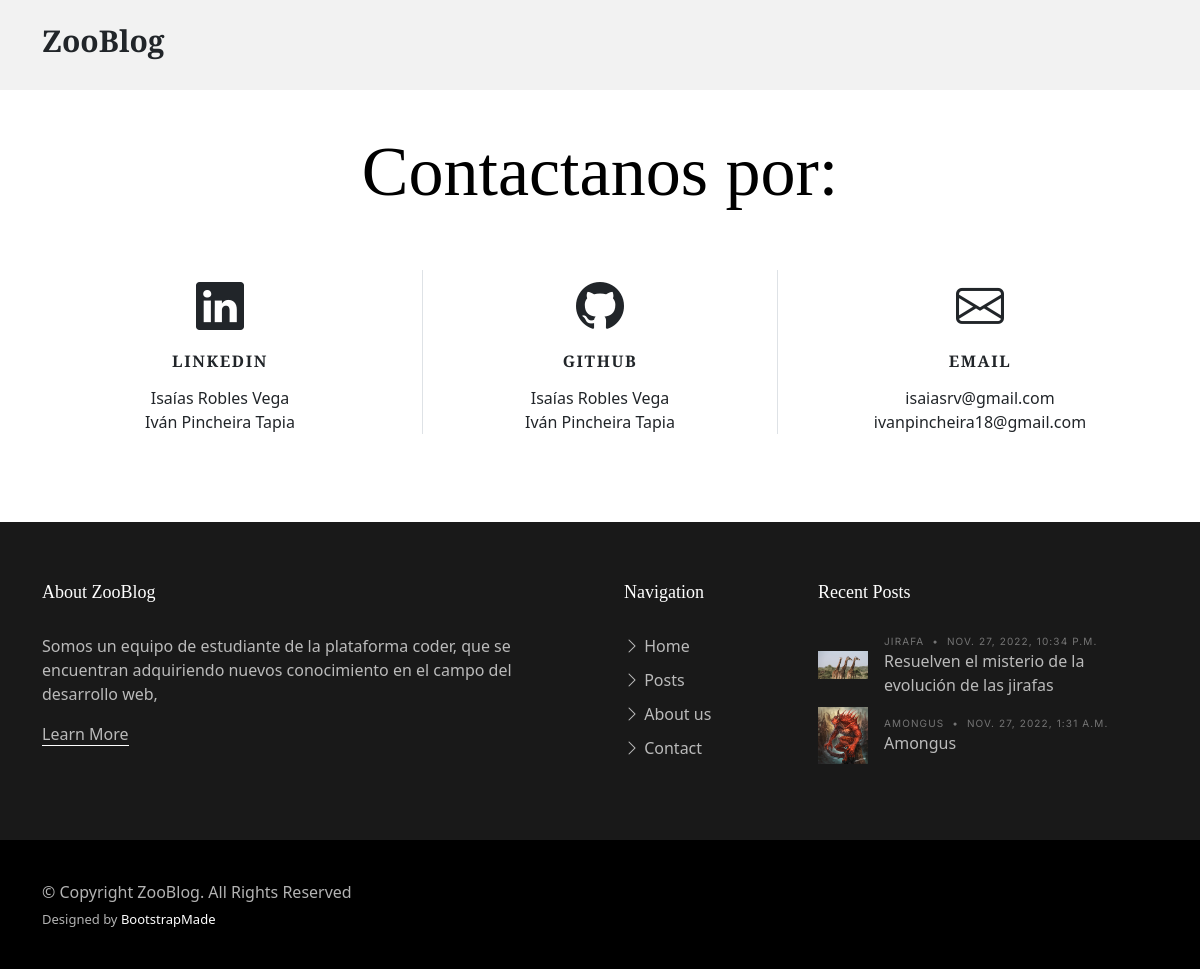
The page /Appzoologico/Contact/ on the database its author committed.
### Appzoologico/models.py (models this page shows, shortened)
class Posteo(models.Model):
    titulo = models.CharField(max_length=80)
    subtitulo = models.TextField(max_length=400)
    posteo = RichTextField()
    user = models.ForeignKey(User, on_delete=models.CASCADE)
    fecha_post = models.DateTimeField(auto_now=False, auto_now_add=False)
    animal = models.CharField(default='',max_length=80)
    imagen = models.ImageField(upload_to='posts', null=True, blank = True)
    avatar_url = models.CharField(default='',max_length=100)

### Appzoologico/views.py (the view)
# urls.py: path('Contact/', view_contact, name="contact"),
def view_contact(request):
    post = Posteo.objects.all()
    postFooter= post[::-1]
    try:
        avatar = Avatar.objects.get(user = request.user)
    except:
        return render(request, "Contact.html", {"recentPost": postFooter[0:2]})
    return render(request, "Contact.html", {"recentPost": postFooter[0:2], "imgPerfil": avatar.imagen.url})

### Appzoologico/templates/Contact.html
{% extends 'indexZoo.html' %}
{% load static %}
{% block Main %}
<main id="main">
  <section id="contact" class="contact mb-5">
    <div class="container" data-aos="fade-up">
      <div class="row">
        <div class="col-lg-12 text-center mb-5">
          <h1 class="page-title">Contactanos por:</h1>
        </div>
      </div>
      <div class="row gy-4">
        <div class="col-md-4">
          <div class="info-item">
            <i class="bi bi-linkedin"></i>
            <h3>Linkedin</h3>
            <p><a target="blank" href="https://www.linkedin.com/in/isaías-robles-vega-9b4b87220/">Isaías Robles Vega</a></p>
            <p><a target="blank" href="https://www.linkedin.com/in/iv%C3%A1n-pincheira-tapia/">Iván Pincheira Tapia</a></p>
          </div>
        </div>
        <div class="col-md-4">
          <div class="info-item info-item-borders">
            <i class="bi bi-github"></i>
            <h3>Github</h3>
            <p><a target="blank" href="https://github.com/isak4567">Isaías Robles Vega</a></p>
            <p><a target="blank" href="https://github.com/IvanPincheiraTapia">Iván Pincheira Tapia</a></p>
          </div>
        </div>
        <div class="col-md-4">
          <div class="info-item">
            <i class="bi bi-envelope"></i>
            <h3>Email</h3>
            <p><a target="blank" href="mailto:isaiasrv@gmail.com">isaiasrv@gmail.com</a></p>
            <p><a target="blank" href="mailto:ivanpincheira18@gmail.com">ivanpincheira18@gmail.com</a></p>
          </div>
        </div>
      </div>
    </div>
  </section>
</main>
{% endblock %}

### Appzoologico/templates/indexZoo.html (shortened to what this page needs)
<!DOCTYPE html>
<html lang="en">
<head>
  {% load static %}
  <link href="{% static 'assets/vendor/bootstrap/css/bootstrap.min.css' %}" rel="stylesheet">
  <link href="{% static 'assets/vendor/bootstrap-icons/bootstrap-icons.css' %}" rel="stylesheet">
  <link href="{% static 'assets/vendor/swiper/swiper-bundle.min.css' %}" rel="stylesheet">
  <link href="{% static 'assets/vendor/glightbox/css/glightbox.min.css' %}" rel="stylesheet">
  <link href="{% static 'assets/vendor/aos/aos.css' %}" rel="stylesheet">
  <link href="{% static 'assets/css/variables.css' %}" rel="stylesheet">
  <link href="{% static 'assets/css/main.css' %}" rel="stylesheet">
</head>
<body>
  <header id="header" class="header d-flex align-items-center fixed-top">
    <div class="container-fluid container-xl d-flex align-items-center justify-content-between">
      <a href="{% url 'Home' %}" class="logo d-flex align-items-center col-4">
        <h1>ZooBlog</h1>
      </a>
    </div>
  </header>
  {% block Main %}{% endblock %}
  <footer id="footer" class="footer">
    <div class="footer-content">
      <div class="container">
        <div class="row g-5">
          <div class="col-lg-6">
            <h3 class="footer-heading">About ZooBlog</h3>
            <p>Somos un equipo de estudiante de la plataforma coder, que se encuentran adquiriendo nuevos conocimiento en el campo
              del desarrollo web,</p>
            <p><a href="{% url 'about' %}" class="footer-link-more">Learn More</a></p>
          </div>
          <div class="col-6 col-lg-2">
            <h3 class="footer-heading">Navigation</h3>
            <ul class="footer-links list-unstyled">
              <li><a href="{% url 'Home' %}"><i class="bi bi-chevron-right"></i> Home</a></li>
              <li><a href="{% url 'posts' %}"><i class="bi bi-chevron-right"></i> Posts</a></li>
              <li><a href="{% url 'about' %}"><i class="bi bi-chevron-right"></i> About us</a></li>
              <li><a href="{% url 'contact' %}"><i class="bi bi-chevron-right"></i> Contact</a></li>
            </ul>
          </div>
          <div class="col-lg-4">
            <h3 class="footer-heading">Recent Posts</h3>
            <ul class="footer-links footer-blog-entry list-unstyled">
              {% for item in recentPost %}
              <li>
                <a href="{% url 'PostDetalles' item.id %}" class="d-flex align-items-center">
                  <img src="{{ item.imagen.url }}" alt="" class="img-fluid me-3">
                  <div>
                    <div class="post-meta d-block"><span class="date">{{item.animal}}</span> <span class="mx-1">&bullet;</span> <span>{{item.fecha_post}}</span></div>
                    <span>{{item.titulo}}</span>
                  </div>
                </a>
              </li>
              {% endfor %}
            </ul>
          </div>
        </div>
      </div>
    </div>
    <div class="footer-legal">
      <div class="container">
        <div class="row justify-content-between">
          <div class="col-md-6 text-center text-md-start mb-3 mb-md-0">
            <div class="copyright">
              © Copyright <strong><span>ZooBlog</span></strong>. All Rights Reserved
            </div>
            <div class="credits">
              Designed by <a href="https://bootstrapmade.com/">BootstrapMade</a>
            </div>
          </div>
        </div>
      </div>
    </div>
  </footer>
</body>
</html>

### Appzoologico/static/assets/css/variables.css (style rules this page uses)
:root { --font-default: 'EB Garamond', system-ui, -apple-system, "Segoe UI", Roboto, "Helvetica Neue", Arial, "Noto Sans", "Liberation Sans", sans-serif, "Apple Color Emoji", "Segoe UI Emoji", "Segoe UI Symbol", "Noto Color Emoji"; --font-primary: 'EB Garamond', serif; --font-secondary: 'Inter', sans-serif; --color-default: #212529; --color-default-rgb: 33, 37, 41; --color-links: #212529; --color-links-hover: #15171a; --color-primary: #212529; --color-primary-light: #26282c; --color-primary-dark: #0b0c0e; --color-primary-rgb: 33, 37, 41; --color-primary-light-rgb: 38, 40, 44; --color-primary-dark-rgb: 11, 12, 14; --color-secondary: #596d80; --color-secondary-light: #8498aa; --color-secondary-dark: #404f5c; --color-secondary-rgb: 89, 109, 128; --color-secondary-light-rgb: 132, 152, 170; --color-secondary-dark-rgb: 64, 79, 92; --color-blue: #0d6efd; --color-blue-rgb: 13, 110, 253; --color-indigo: #6610f2; --color-indigo-rgb: 102, 16, 242; --color-purple: #6f42c1; --color-purple-rgb: 111, 66, 193; --color-pink: #f3268c; --color-pink-rgb: 243, 38, 140; --color-red: #df1529; --color-red-rgb: 223, 21, 4; --color-orange: #fd7e14; --color-orange-rgb: 253, 126, 20; --color-yellow: #ffc107; --color-yellow-rgb: 255, 193, 7; --color-green: #059652; --color-green-rgb: 5, 150, 82; --color-teal: #20c997; --color-teal-rgb: 32, 201, 151; --color-cyan: #0dcaf0; --color-cyan-rgb: 13, 202, 240; --color-white: #ffffff; --color-white-rgb: 255, 255, 255; --color-gray: #6c757d; --color-gray-rgb: 108, 117, 125; --color-black: #000000; --color-black-rgb: 0, 0, 0; }
:root { --bs-blue: var(--color-blue); --bs-indigo: var(--color-indigo); --bs-purple: var(--color-purple); --bs-pink: var(--color-pink); --bs-red: var(--color-red); --bs-orange: var(--color-orange); --bs-yellow: var(--color-yellow); --bs-green: var(--color-green); --bs-teal: var(--color-teal); --bs-cyan: var(--color-cyan); --bs-white: var(--color-white); --bs-gray: var(--color-gray); --bs-gray-dark: #343a40; --bs-gray-100: #f8f9fa; --bs-gray-200: #e9ecef; --bs-gray-300: #dee2e6; --bs-gray-400: #ced4da; --bs-gray-500: #adb5bd; --bs-gray-600: #6c757d; --bs-gray-700: #495057; --bs-gray-800: #343a40; --bs-gray-900: #212529; --bs-primary: var(--color-blue); --bs-secondary: var(--color-blue); --bs-success: #198754; --bs-info: #0dcaf0; --bs-warning: #ffc107; --bs-danger: #dc3545; --bs-light: #f8f9fa; --bs-dark: #212529; --bs-primary-rgb: var(--color-primary-rgb); --bs-secondary-rgb: var(--color-secondary-rgb); --bs-success-rgb: 25, 135, 84; --bs-info-rgb: 13, 202, 240; --bs-warning-rgb: 255, 193, 7; --bs-danger-rgb: 220, 53, 69; --bs-light-rgb: 248, 249, 250; --bs-dark-rgb: 33, 37, 41; --bs-white-rgb: var(--color-white-rgb); --bs-black-rgb: var(--color-black-rgb); --bs-body-color-rgb: var(--color-default-rgb); --bs-body-bg-rgb: 255, 255, 255; --bs-font-sans-serif: var(--font-default); --bs-font-monospace: SFMono-Regular, Menlo, Monaco, Consolas, "Liberation Mono", "Courier New", monospace; --bs-gradient: linear-gradient(180deg, rgba(255, 255, 255, 0.15), rgba(255, 255, 255, 0)); --bs-body-font-family: var(--font-default); --bs-body-font-size: 1rem; --bs-body-font-weight: 400; --bs-body-line-height: 1.5; --bs-body-color: var(--color-default); --bs-body-bg: #fff; }

### rows shown on the page
Posteo: imagen (picture), animal "JIRAFA", fecha_post "NOV. 27, 2022, 10:34 P.M.", titulo "Resuelven el misterio de la evolución de las jirafas"
Posteo: imagen (picture), animal "AMONGUS", fecha_post "NOV. 27, 2022, 1:31 A.M.", titulo "Amongus"
